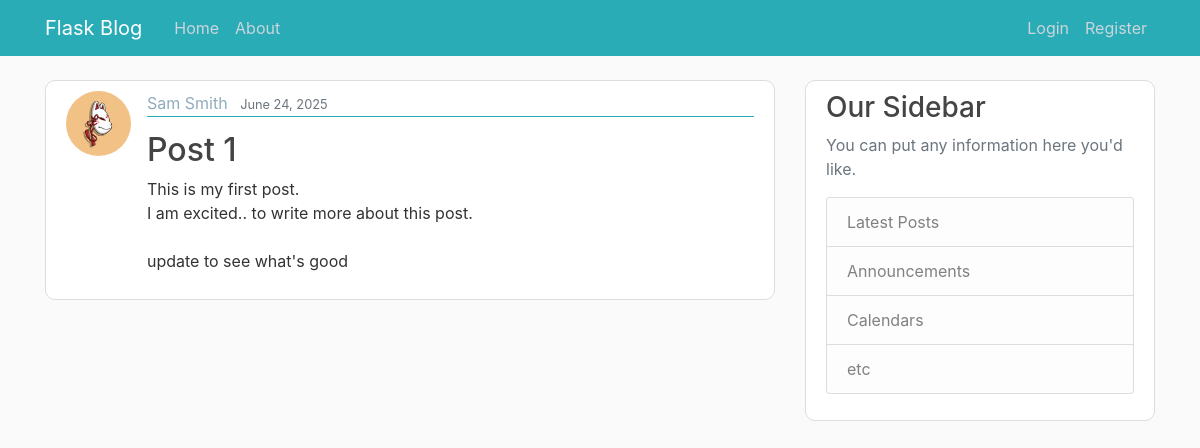
/post/1, run on the app's committed database.
### flask_blog/models.py (models this page shows, shortened)
class User(db.Model, UserMixin):
    id = db.Column(db.Integer, primary_key=True)
    username = db.Column(db.String(20), unique=True, nullable=False)
    email = db.Column(db.String(120), unique=True, nullable=False)
    image_file = db.Column(db.String(20), nullable=False, default='default.jpg')
    password = db.Column(db.String(60), nullable=False)
    post = db.relationship('Post', backref='author', lazy=True)

class Post(db.Model):
    id = db.Column(db.Integer, primary_key=True)
    title = db.Column(db.String(100), nullable=False)
    date_posted = db.Column(db.DateTime, nullable=False, default=lambda: datetime.now(timezone.utc))
    content = db.Column(db.Text, nullable=False)
    user_id = db.Column(db.Integer, db.ForeignKey('user.id'), nullable=False)

### flask_blog/routes.py (the view)
@app.route("/post/<int:post_id>")
def post(post_id):
    post = Post.query.get_or_404(post_id)
    return render_template('post.html', title=post.title, post=post)

### flask_blog/templates/post.html (shortened to what this page needs)
{% extends "layout.html" %}
{% block content %}
  <article class="media content-section">
    <img class="rounded-circle article-img" src="{{ url_for('static', filename='profile_pics/' + post.author.image_file) }}">
    <div class="media-body">
      <div class="article-metadata">
        <a class="mr-2" href="{{ url_for('user_posts', username=post.author.username) }}">{{ post.author.username.title() }}</a>
        <small class="text-muted">{{ post.date_posted.strftime('%B %d, %Y') }}</small>
      </div>
      <div class="d-flex justify-content-between align-items-center">
        <div>
          <h2 class="article-title article-title-h2">{{ post.title }}</h2>
        </div>
      </div>
      <p class="article-content">{{ post.content }}</p>
    </div>
  </article>
{% endblock content %}

### flask_blog/static/main.css (style rules this page uses)
body { background: #fafafa; color: #333333; margin-top: 5rem; }
h1, h2, h3, h4, h5, h6 { color: #444444; }
.content-section { background: #ffffff; padding: 10px 20px; border: 1px solid #dddddd; border-radius: 10px; margin-bottom: 20px; }
.article-title-h2 { margin-top: 10px; }
.article-title { color: #444444; }
.mr-2 { color: #8facbc; }
.article-content { white-space: pre-line; }
.article-img { height: 65px; width: 65px; margin-right: 16px; }
.article-metadata { padding-bottom: 1px; margin-bottom: 4px; border-bottom: 1px solid #2aacb6 }

### data on the page
User: image_file (picture), author.username "Sam Smith"
Post: date_posted "June 24, 2025", title "Post 1", content "This is my first post. I am excited.. to write more about this post. update to see what's good"
